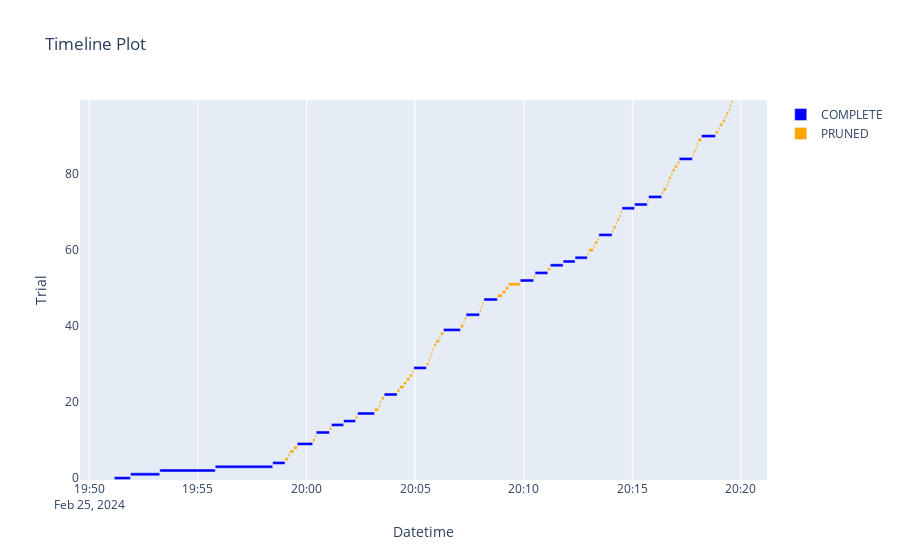

Notebook cell for this chart:
### Code cell
plot_timeline(study)

### Figure 1 — Plotly figure (JSON) as saved in the notebook; plotly's stock layout.template omitted (floating-point values rounded to 4 significant figures)
{"data": [{"base": ["2024-02-25T19:51:09.551680", "2024-02-25T19:51:53.924657", "2024-02-25T19:53:14.867541", "2024-02-25T19:55:48.218626", "2024-02-25T19:58:26.949506", "2024-02-25T19:59:34.741007", "2024-02-25T20:00:27.109884", "2024-02-25T20:01:09.172039", "2024-02-25T20:01:42.760046", "2024-02-25T20:02:21.233345", "2024-02-25T20:03:34.850471", "2024-02-25T20:04:56.580465", "2024-02-25T20:06:18.563039", "2024-02-25T20:07:20.980390", "2024-02-25T20:08:10.246039", "2024-02-25T20:09:50.444265", "2024-02-25T20:10:31.419239", "2024-02-25T20:11:13.570506", "2024-02-25T20:11:48.912141", "2024-02-25T20:12:21.930688", "2024-02-25T20:13:27.469149", "2024-02-25T20:14:31.600521", "2024-02-25T20:15:06.131249", "2024-02-25T20:15:44.999421", "2024-02-25T20:17:09.556668", "2024-02-25T20:18:11.040482"], "hovertemplate": "%{text}<extra>COMPLETE</extra>", "marker": {"color": "blue"}, "name": "COMPLETE", "orientation": "h", "text": ["{<br>  \"number\": 0,<br>  \"values\": [<br>    0.0745268976554694<br>  ],<br>  \"params\": {<br>    \"num_layers\": 1,<br>    \"hidden_size\": 92,<br>    \"dropout_rate\": 0.05801663533524276,<br>    \"optimizer\": \"RMSprop\",<br>    \"lr\": 0.0022304195118295544<br>  }<br>}", "{<br>  \"number\": 1,<br>  \"values\": [<br>    0.2965646622211691<br>  ],<br>  \"params\": {<br>    \"num_layers\": 3,<br>    \"hidden_size\": 46,<br>    \"dropout_rate\": 0.21404039084181753,<br>    \"optimizer\": \"SGD\",<br>    \"lr\": 0.00010237593144469875<br>  }<br>}", "{<br>  \"number\": 2,<br>  \"values\": [<br>    0.4032772426305503<br>  ],<br>  \"params\": {<br>    \"num_layers\": 3,<br>    \"hidden_size\": 99,<br>    \"dropout_rate\": 0.4904259339261965,<br>    \"optimizer\": \"SGD\",<br>    \"lr\": 5.703293945545027e-05<br>  }<br>}", "{<br>  \"number\": 3,<br>  \"values\": [<br>    0.0836666740221685<br>  ],<br>  \"params\": {<br>    \"num_layers\": 3,<br>    \"hidden_size\": 97,<br>    \"dropout_rate\": 0.26501859457624755,<br>    \"optimizer\": \"RMSprop\",<br>    \"lr\": 0.0016747572927914675<br>  }<br>}", "{<br>  \"number\": 4,<br>  \"values\": [<br>    0.06880286054138306<br>  ],<br>  \"params\": {<br>    \"num_layers\": 1,<br>    \"hidden_size\": 46,<br>    \"dropout_rate\": 0.40152903386346067,<br>    \"optimizer\": \"Adam\",<br>    \"lr\": 0.002512601971876159<br>  }<br>}", "{<br>  \"number\": 9,<br>  \"values\": [<br>    0.06789462219246084<br>  ],<br>  \"params\": {<br>    \"num_layers\": 1,<br>    \"hidden_size\": 69,<br>    \"dropout_rate\": 0.47486099740715404,<br>    \"optimizer\": \"Adam\",<br>    \"lr\": 0.0051787606123568026<br>  }<br>}", "{<br>  \"number\": 12,<br>  \"values\": [<br>    0.0695601605982896<br>  ],<br>  \"params\": {<br>    \"num_layers\": 1,<br>    \"hidden_size\": 53,<br>    \"dropout_rate\": 0.38923608664838677,<br>    \"optimizer\": \"Adam\",<br>    \"lr\": 0.0006113907001158532<br>  }<br>}", "{<br>  \"number\": 14,<br>  \"values\": [<br>    0.07304291239485924<br>  ],<br>  \"params\": {<br>    \"num_layers\": 1,<br>    \"hidden_size\": 64,<br>    \"dropout_rate\": 0.4289594351364694,<br>    \"optimizer\": \"Adam\",<br>    \"lr\": 0.004597352407209383<br>  }<br>}", "{<br>  \"number\": 15,<br>  \"values\": [<br>    0.07377471897973466<br>  ],<br>  \"params\": {<br>    \"num_layers\": 1,<br>    \"hidden_size\": 48,<br>    \"dropout_rate\": 0.32042462450578785,<br>    \"optimizer\": \"Adam\",<br>    \"lr\": 0.0620371943281068<br>  }<br>}", "{<br>  \"number\": 17,<br>  \"values\": [<br>    0.07270465016996591<br>  ],<br>  \"params\": {<br>    \"num_layers\": 1,<br>    \"hidden_size\": 82,<br>    \"dropout_rate\": 0.44241596390706717,<br>    \"optimizer\": \"Adam\",<br>    \"lr\": 0.004108325813700835<br>  }<br>}", "{<br>  \"number\": 22,<br>  \"values\": [<br>    0.06943030092897605<br>  ],<br>  \"params\": {<br>    \"num_layers\": 1,<br>    \"hidden_size\": 56,<br>    \"dropout_rate\": 0.35711195377265903,<br>    \"optimizer\": \"Adam\",<br>    \"lr\": 0.001164399883211464<br>  }<br>}", "{<br>  \"number\": 29,<br>  \"values\": [<br>    0.06933071259761789<br>  ],<br>  \"params\": {<br>    \"num_layers\": 1,<br>    \"hidden_size\": 43,<br>    \"dropout_rate\": 0.14664646400125153,<br>    \"optimizer\": \"RMSprop\",<br>    \"lr\": 0.003053434436217986<br>  }<br>}", "{<br>  \"number\": 39,<br>  \"values\": [<br>    0.07709621927562525<br>  ],<br>  \"params\": {<br>    \"num_layers\": 1,<br>    \"hidden_size\": 89,<br>    \"dropout_rate\": 0.47063562186754654,<br>    \"optimizer\": \"Adam\",<br>    \"lr\": 0.003450423232887364<br>  }<br>}", "{<br>  \"number\": 43,<br>  \"values\": [<br>    0.07101651608773267<br>  ],<br>  \"params\": {<br>    \"num_layers\": 1,<br>    \"hidden_size\": 59,<br>    \"dropout_rate\": 0.03909697587172005,<br>    \"optimizer\": \"Adam\",<br>    \"lr\": 0.016687275513676093<br>  }<br>}", "{<br>  \"number\": 47,<br>  \"values\": [<br>    0.07333770923649782<br>  ],<br>  \"params\": {<br>    \"num_layers\": 1,<br>    \"hidden_size\": 63,<br>    \"dropout_rate\": 0.22551702856677205,<br>    \"optimizer\": \"Adam\",<br>    \"lr\": 0.005840527182157403<br>  }<br>}", "{<br>  \"number\": 52,<br>  \"values\": [<br>    0.06918858127190679<br>  ],<br>  \"params\": {<br>    \"num_layers\": 1,<br>    \"hidden_size\": 53,<br>    \"dropout_rate\": 0.05001684084583166,<br>    \"optimizer\": \"Adam\",<br>    \"lr\": 0.037044405116270676<br>  }<br>}", "{<br>  \"number\": 54,<br>  \"values\": [<br>    0.06913537193454149<br>  ],<br>  \"params\": {<br>    \"num_layers\": 1,<br>    \"hidden_size\": 47,<br>    \"dropout_rate\": 0.011811299223759356,<br>    \"optimizer\": \"Adam\",<br>    \"lr\": 0.009501823859485645<br>  }<br>}", "{<br>  \"number\": 56,<br>  \"values\": [<br>    0.07297790297004769<br>  ],<br>  \"params\": {<br>    \"num_layers\": 1,<br>    \"hidden_size\": 45,<br>    \"dropout_rate\": 0.06028429654210471,<br>    \"optimizer\": \"Adam\",<br>    \"lr\": 0.03341231870616794<br>  }<br>}", "{<br>  \"number\": 57,<br>  \"values\": [<br>    0.07292747993913197<br>  ],<br>  \"params\": {<br>    \"num_layers\": 1,<br>    \"hidden_size\": 48,<br>    \"dropout_rate\": 0.0043862540933418195,<br>    \"optimizer\": \"Adam\",<br>    \"lr\": 0.0395657476741715<br>  }<br>}", "{<br>  \"number\": 58,<br>  \"values\": [<br>    0.06981068157239459<br>  ],<br>  \"params\": {<br>    \"num_layers\": 1,<br>    \"hidden_size\": 36,<br>    \"dropout_rate\": 0.07180951395248729,<br>    \"optimizer\": \"Adam\",<br>    \"lr\": 0.01350741216917698<br>  }<br>}", "{<br>  \"number\": 64,<br>  \"values\": [<br>    0.07164112989261186<br>  ],<br>  \"params\": {<br>    \"num_layers\": 1,<br>    \"hidden_size\": 62,<br>    \"dropout_rate\": 0.3339931569331371,<br>    \"optimizer\": \"Adam\",<br>    \"lr\": 0.0069158182488885485<br>  }<br>}", "{<br>  \"number\": 71,<br>  \"values\": [<br>    0.07214565465200204<br>  ],<br>  \"params\": {<br>    \"num_layers\": 1,<br>    \"hidden_size\": 37,<br>    \"dropout_rate\": 0.07462115283192515,<br>    \"optimizer\": \"Adam\",<br>    \"lr\": 0.013805199025611843<br>  }<br>}", "{<br>  \"number\": 72,<br>  \"values\": [<br>    0.0719977924888725<br>  ],<br>  \"params\": {<br>    \"num_layers\": 1,<br>    \"hidden_size\": 34,<br>    \"dropout_rate\": 0.025096651176784446,<br>    \"optimizer\": \"Adam\",<br>    \"lr\": 0.024460608230659448<br>  }<br>}", "{<br>  \"number\": 74,<br>  \"values\": [<br>    0.0694516605343341<br>  ],<br>  \"params\": {<br>    \"num_layers\": 1,<br>    \"hidden_size\": 38,<br>    \"dropout_rate\": 0.051811690836302056,<br>    \"optimizer\": \"Adam\",<br>    \"lr\": 0.008835229106955401<br>  }<br>}", "{<br>  \"number\": 84,<br>  \"values\": [<br>    0.07129232918678216<br>  ],<br>  \"params\": {<br>    \"num_layers\": 1,<br>    \"hidden_size\": 46,<br>    \"dropout_rate\": 0.14297340782754403,<br>    \"optimizer\": \"Adam\",<br>    \"lr\": 0.01660709300360375<br>  }<br>}", "{<br>  \"number\": 90,<br>  \"values\": [<br>    0.07307367434664086<br>  ],<br>  \"params\": {<br>    \"num_layers\": 1,<br>    \"hidden_size\": 51,<br>    \"dropout_rate\": 0.2554688029000675,<br>    \"optimizer\": \"Adam\",<br>    \"lr\": 0.03221011239544981<br>  }<br>}"], "textposition": "none", "type": "bar", "x": [44360.0, 80940.0, 153300.0, 158700.0, 34030.0, 42600.0, 36480.0, 33590.0, 32810.0, 46870.0, 35520.0, 34760.0, 46900.0, 37180.0, 36990.0, 37250.0, 35140.0, 35340.0, 33020.0, 33800.0, 36710.0, 34530.0, 35080.0, 36070.0, 36550.0, 38850.0], "y": [0, 1, 2, 3, 4, 9, 12, 14, 15, 17, 22, 29, 39, 43, 47, 52, 54, 56, 57, 58, 64, 71, 72, 74, 84, 90]}, {"base": ["2024-02-25T19:59:00.975877", "2024-02-25T19:59:09.490835", "2024-02-25T19:59:14.173988", "2024-02-25T19:59:24.971996", "2024-02-25T20:00:17.341986", "2024-02-25T20:00:23.755279", "2024-02-25T20:01:03.593473", "2024-02-25T20:02:15.567337", "2024-02-25T20:03:08.114816", "2024-02-25T20:03:19.292921", "2024-02-25T20:03:22.949065", "2024-02-25T20:03:27.269353", "2024-02-25T20:04:10.371815", "2024-02-25T20:04:17.485469", "2024-02-25T20:04:28.927846", "2024-02-25T20:04:36.407916", "2024-02-25T20:04:45.133945", "2024-02-25T20:04:52.773204", "2024-02-25T20:05:31.337710", "2024-02-25T20:05:37.756727", "2024-02-25T20:05:41.224250", "2024-02-25T20:05:44.920006", "2024-02-25T20:05:48.473575", "2024-02-25T20:05:52.172969", "2024-02-25T20:05:57.745390", "2024-02-25T20:06:07.096217", "2024-02-25T20:06:10.574186", "2024-02-25T20:07:05.468450", "2024-02-25T20:07:13.735558", "2024-02-25T20:07:17.293930", "2024-02-25T20:07:58.160523", "2024-02-25T20:08:02.600925", "2024-02-25T20:08:06.333346", "2024-02-25T20:08:47.232334", "2024-02-25T20:09:00.922404", "2024-02-25T20:09:10.429736", "2024-02-25T20:09:18.160763", "2024-02-25T20:10:27.692455", "2024-02-25T20:11:06.562533", "2024-02-25T20:12:55.727351", "2024-02-25T20:12:59.420034", "2024-02-25T20:13:12.686892", "2024-02-25T20:13:16.412096", "2024-02-25T20:13:23.995937", "2024-02-25T20:14:04.177608", "2024-02-25T20:14:07.852836", "2024-02-25T20:14:14.711102", "2024-02-25T20:14:18.018883", "2024-02-25T20:14:23.938192", "2024-02-25T20:14:27.902768", "2024-02-25T20:15:41.212210", "2024-02-25T20:16:21.074968", "2024-02-25T20:16:24.964934", "2024-02-25T20:16:33.797678", "2024-02-25T20:16:37.647246", "2024-02-25T20:16:41.067759", "2024-02-25T20:16:46.832837", "2024-02-25T20:16:50.532213", "2024-02-25T20:16:57.585043", "2024-02-25T20:17:04.912950", "2024-02-25T20:17:46.109195", "2024-02-25T20:17:49.755423", "2024-02-25T20:17:54.405603", "2024-02-25T20:17:58.008368", "2024-02-25T20:18:01.500574", "2024-02-25T20:18:49.893867", "2024-02-25T20:18:57.647259", "2024-02-25T20:19:01.505885", "2024-02-25T20:19:09.072318", "2024-02-25T20:19:16.296447", "2024-02-25T20:19:19.974690", "2024-02-25T20:19:25.753899", "2024-02-25T20:19:29.592329", "2024-02-25T20:19:33.232907"], "hovertemplate": "%{text}<extra>PRUNED</extra>", "marker": {"color": "orange"}, "name": "PRUNED", "orientation": "h", "text": ["{<br>  \"number\": 5,<br>  \"values\": [<br>    0.1205895981315348<br>  ],<br>  \"params\": {<br>    \"num_layers\": 2,<br>    \"hidden_size\": 75,<br>    \"dropout_rate\": 0.20843015002781862,<br>    \"optimizer\": \"Adam\",<br>    \"lr\": 9.951841612938059e-05<br>  }<br>}", "{<br>  \"number\": 6,<br>  \"values\": [<br>    0.20331468468659133<br>  ],<br>  \"params\": {<br>    \"num_layers\": 1,<br>    \"hidden_size\": 91,<br>    \"dropout_rate\": 0.023104357804254405,<br>    \"optimizer\": \"RMSprop\",<br>    \"lr\": 0.0121760321544639<br>  }<br>}", "{<br>  \"number\": 7,<br>  \"values\": [<br>    0.22112103311314157<br>  ],<br>  \"params\": {<br>    \"num_layers\": 3,<br>    \"hidden_size\": 72,<br>    \"dropout_rate\": 0.2357446951053737,<br>    \"optimizer\": \"SGD\",<br>    \"lr\": 0.019535029935951194<br>  }<br>}", "{<br>  \"number\": 8,<br>  \"values\": [<br>    0.24059053051708457<br>  ],<br>  \"params\": {<br>    \"num_layers\": 3,<br>    \"hidden_size\": 80,<br>    \"dropout_rate\": 0.014162573852448956,<br>    \"optimizer\": \"RMSprop\",<br>    \"lr\": 0.009476771695677611<br>  }<br>}", "{<br>  \"number\": 10,<br>  \"values\": [<br>    0.13743929688544926<br>  ],<br>  \"params\": {<br>    \"num_layers\": 2,<br>    \"hidden_size\": 58,<br>    \"dropout_rate\": 0.37528672122889895,<br>    \"optimizer\": \"Adam\",<br>    \"lr\": 0.06716650627772239<br>  }<br>}", "{<br>  \"number\": 11,<br>  \"values\": [<br>    0.10983636640507448<br>  ],<br>  \"params\": {<br>    \"num_layers\": 1,<br>    \"hidden_size\": 31,<br>    \"dropout_rate\": 0.49748010487081545,<br>    \"optimizer\": \"Adam\",<br>    \"lr\": 0.0005906705783341918<br>  }<br>}", "{<br>  \"number\": 13,<br>  \"values\": [<br>    0.4256040029879283<br>  ],<br>  \"params\": {<br>    \"num_layers\": 2,<br>    \"hidden_size\": 39,<br>    \"dropout_rate\": 0.39401565724137644,<br>    \"optimizer\": \"Adam\",<br>    \"lr\": 1.0201621768981478e-05<br>  }<br>}", "{<br>  \"number\": 16,<br>  \"values\": [<br>    0.09812189552656272<br>  ],<br>  \"params\": {<br>    \"num_layers\": 2,<br>    \"hidden_size\": 64,<br>    \"dropout_rate\": 0.130426449341713,<br>    \"optimizer\": \"Adam\",<br>    \"lr\": 0.0003433047156302894<br>  }<br>}", "{<br>  \"number\": 18,<br>  \"values\": [<br>    0.10224793321222914<br>  ],<br>  \"params\": {<br>    \"num_layers\": 2,<br>    \"hidden_size\": 36,<br>    \"dropout_rate\": 0.30465536886657535,<br>    \"optimizer\": \"Adam\",<br>    \"lr\": 0.02740564060965135<br>  }<br>}", "{<br>  \"number\": 19,<br>  \"values\": [<br>    0.25246346672017606<br>  ],<br>  \"params\": {<br>    \"num_layers\": 1,<br>    \"hidden_size\": 56,<br>    \"dropout_rate\": 0.33215123545289243,<br>    \"optimizer\": \"SGD\",<br>    \"lr\": 0.004879056611742724<br>  }<br>}", "{<br>  \"number\": 20,<br>  \"values\": [<br>    0.11287171879078567<br>  ],<br>  \"params\": {<br>    \"num_layers\": 1,<br>    \"hidden_size\": 69,<br>    \"dropout_rate\": 0.44919522765993913,<br>    \"optimizer\": \"Adam\",<br>    \"lr\": 0.00022569826864137077<br>  }<br>}", "{<br>  \"number\": 21,<br>  \"values\": [<br>    0.09720545691803967<br>  ],<br>  \"params\": {<br>    \"num_layers\": 1,<br>    \"hidden_size\": 49,<br>    \"dropout_rate\": 0.39559298922401637,<br>    \"optimizer\": \"Adam\",<br>    \"lr\": 0.0009901196129537936<br>  }<br>}", "{<br>  \"number\": 23,<br>  \"values\": [<br>    0.08475304544547217<br>  ],<br>  \"params\": {<br>    \"num_layers\": 1,<br>    \"hidden_size\": 60,<br>    \"dropout_rate\": 0.3525218378713778,<br>    \"optimizer\": \"Adam\",<br>    \"lr\": 0.0019127294547765467<br>  }<br>}", "{<br>  \"number\": 24,<br>  \"values\": [<br>    0.10113948308295104<br>  ],<br>  \"params\": {<br>    \"num_layers\": 2,<br>    \"hidden_size\": 42,<br>    \"dropout_rate\": 0.460441781835986,<br>    \"optimizer\": \"Adam\",<br>    \"lr\": 0.007520285743308485<br>  }<br>}", "{<br>  \"number\": 25,<br>  \"values\": [<br>    0.08495596313333334<br>  ],<br>  \"params\": {<br>    \"num_layers\": 1,<br>    \"hidden_size\": 54,<br>    \"dropout_rate\": 0.29829611438621245,<br>    \"optimizer\": \"Adam\",<br>    \"lr\": 0.002490686191302447<br>  }<br>}", "{<br>  \"number\": 26,<br>  \"values\": [<br>    0.08758294033689046<br>  ],<br>  \"params\": {<br>    \"num_layers\": 1,<br>    \"hidden_size\": 67,<br>    \"dropout_rate\": 0.42550841646496845,<br>    \"optimizer\": \"Adam\",<br>    \"lr\": 0.0010958007742907542<br>  }<br>}", "{<br>  \"number\": 27,<br>  \"values\": [<br>    0.09940261593685254<br>  ],<br>  \"params\": {<br>    \"num_layers\": 2,<br>    \"hidden_size\": 78,<br>    \"dropout_rate\": 0.35948359348342446,<br>    \"optimizer\": \"Adam\",<br>    \"lr\": 0.02900873654957227<br>  }<br>}", "{<br>  \"number\": 28,<br>  \"values\": [<br>    0.36990229676672<br>  ],<br>  \"params\": {<br>    \"num_layers\": 1,<br>    \"hidden_size\": 61,<br>    \"dropout_rate\": 0.26945845878174923,<br>    \"optimizer\": \"SGD\",<br>    \"lr\": 0.00031119404156647367<br>  }<br>}", "{<br>  \"number\": 30,<br>  \"values\": [<br>    0.08977357171203379<br>  ],<br>  \"params\": {<br>    \"num_layers\": 1,<br>    \"hidden_size\": 32,<br>    \"dropout_rate\": 0.1262807098792396,<br>    \"optimizer\": \"RMSprop\",<br>    \"lr\": 0.003529955020368105<br>  }<br>}", "{<br>  \"number\": 31,<br>  \"values\": [<br>    0.09419601390731<br>  ],<br>  \"params\": {<br>    \"num_layers\": 1,<br>    \"hidden_size\": 43,<br>    \"dropout_rate\": 0.1471882906554573,<br>    \"optimizer\": \"RMSprop\",<br>    \"lr\": 0.0012561480274075013<br>  }<br>}", "{<br>  \"number\": 32,<br>  \"values\": [<br>    0.0985804231272009<br>  ],<br>  \"params\": {<br>    \"num_layers\": 1,<br>    \"hidden_size\": 52,<br>    \"dropout_rate\": 0.0767653648556564,<br>    \"optimizer\": \"RMSprop\",<br>    \"lr\": 0.002389324878700077<br>  }<br>}", "{<br>  \"number\": 33,<br>  \"values\": [<br>    0.09169208612231183<br>  ],<br>  \"params\": {<br>    \"num_layers\": 1,<br>    \"hidden_size\": 44,<br>    \"dropout_rate\": 0.4750490838089555,<br>    \"optimizer\": \"RMSprop\",<br>    \"lr\": 0.0006427503366419584<br>  }<br>}", "{<br>  \"number\": 34,<br>  \"values\": [<br>    0.14809534880248337<br>  ],<br>  \"params\": {<br>    \"num_layers\": 1,<br>    \"hidden_size\": 50,<br>    \"dropout_rate\": 0.185491492668056,<br>    \"optimizer\": \"RMSprop\",<br>    \"lr\": 0.006817591836886418<br>  }<br>}", "{<br>  \"number\": 35,<br>  \"values\": [<br>    0.247217175217636<br>  ],<br>  \"params\": {<br>    \"num_layers\": 2,<br>    \"hidden_size\": 39,<br>    \"dropout_rate\": 0.41414247840454477,<br>    \"optimizer\": \"SGD\",<br>    \"lr\": 0.01168278815417114<br>  }<br>}", "{<br>  \"number\": 36,<br>  \"values\": [<br>    0.09278300888479635<br>  ],<br>  \"params\": {<br>    \"num_layers\": 1,<br>    \"hidden_size\": 84,<br>    \"dropout_rate\": 0.09889846072291508,<br>    \"optimizer\": \"RMSprop\",<br>    \"lr\": 0.0022564647290739064<br>  }<br>}", "{<br>  \"number\": 37,<br>  \"values\": [<br>    0.16477385361807986<br>  ],<br>  \"params\": {<br>    \"num_layers\": 1,<br>    \"hidden_size\": 46,<br>    \"dropout_rate\": 0.1954613496469989,<br>    \"optimizer\": \"RMSprop\",<br>    \"lr\": 0.0001584348320381403<br>  }<br>}", "{<br>  \"number\": 38,<br>  \"values\": [<br>    0.3490694445920851<br>  ],<br>  \"params\": {<br>    \"num_layers\": 2,<br>    \"hidden_size\": 71,<br>    \"dropout_rate\": 0.24925408407363853,<br>    \"optimizer\": \"SGD\",<br>    \"lr\": 0.0012246882627780194<br>  }<br>}", "{<br>  \"number\": 40,<br>  \"values\": [<br>    0.1607752660013268<br>  ],<br>  \"params\": {<br>    \"num_layers\": 3,<br>    \"hidden_size\": 35,<br>    \"dropout_rate\": 0.34470776935754494,<br>    \"optimizer\": \"RMSprop\",<br>    \"lr\": 7.18512283644341e-05<br>  }<br>}", "{<br>  \"number\": 41,<br>  \"values\": [<br>    0.09034318399083273<br>  ],<br>  \"params\": {<br>    \"num_layers\": 1,<br>    \"hidden_size\": 56,<br>    \"dropout_rate\": 0.3925294213858036,<br>    \"optimizer\": \"Adam\",<br>    \"lr\": 0.0005930932982605309<br>  }<br>}", "{<br>  \"number\": 42,<br>  \"values\": [<br>    0.0915058710516633<br>  ],<br>  \"params\": {<br>    \"num_layers\": 1,<br>    \"hidden_size\": 54,<br>    \"dropout_rate\": 0.38113682193321946,<br>    \"optimizer\": \"Adam\",<br>    \"lr\": 0.0008006934562984424<br>  }<br>}", "{<br>  \"number\": 44,<br>  \"values\": [<br>    0.10057184996394317<br>  ],<br>  \"params\": {<br>    \"num_layers\": 1,<br>    \"hidden_size\": 74,<br>    \"dropout_rate\": 0.2837135465313677,<br>    \"optimizer\": \"Adam\",<br>    \"lr\": 0.00036010404539019196<br>  }<br>}", "{<br>  \"number\": 45,<br>  \"values\": [<br>    0.3706475668224917<br>  ],<br>  \"params\": {<br>    \"num_layers\": 1,<br>    \"hidden_size\": 47,<br>    \"dropout_rate\": 0.4165208498176382,<br>    \"optimizer\": \"Adam\",<br>    \"lr\": 2.532780951258652e-05<br>  }<br>}", "{<br>  \"number\": 46,<br>  \"values\": [<br>    0.08987927840723027<br>  ],<br>  \"params\": {<br>    \"num_layers\": 1,<br>    \"hidden_size\": 51,<br>    \"dropout_rate\": 0.48887716135189435,<br>    \"optimizer\": \"Adam\",<br>    \"lr\": 0.0016374300168588646<br>  }<br>}", "{<br>  \"number\": 48,<br>  \"values\": [<br>    0.08666038502042822<br>  ],<br>  \"params\": {<br>    \"num_layers\": 1,<br>    \"hidden_size\": 39,<br>    \"dropout_rate\": 0.37004863790376663,<br>    \"optimizer\": \"Adam\",<br>    \"lr\": 0.0030822288916043626<br>  }<br>}", "{<br>  \"number\": 49,<br>  \"values\": [<br>    0.36476902638723674<br>  ],<br>  \"params\": {<br>    \"num_layers\": 3,<br>    \"hidden_size\": 57,<br>    \"dropout_rate\": 0.17041769094535203,<br>    \"optimizer\": \"SGD\",<br>    \"lr\": 0.0015406851610011883<br>  }<br>}", "{<br>  \"number\": 50,<br>  \"values\": [<br>    0.09710275924807606<br>  ],<br>  \"params\": {<br>    \"num_layers\": 2,<br>    \"hidden_size\": 68,<br>    \"dropout_rate\": 0.43616906275924366,<br>    \"optimizer\": \"Adam\",<br>    \"lr\": 0.00042349606693655817<br>  }<br>}", "{<br>  \"number\": 51,<br>  \"values\": [<br>    0.08140491614255013<br>  ],<br>  \"params\": {<br>    \"num_layers\": 1,<br>    \"hidden_size\": 60,<br>    \"dropout_rate\": 0.036578825904057144,<br>    \"optimizer\": \"Adam\",<br>    \"lr\": 0.017226408192440906<br>  }<br>}", "{<br>  \"number\": 53,<br>  \"values\": [<br>    0.10093841196710211<br>  ],<br>  \"params\": {<br>    \"num_layers\": 1,<br>    \"hidden_size\": 53,<br>    \"dropout_rate\": 0.10144530033494446,<br>    \"optimizer\": \"Adam\",<br>    \"lr\": 0.0963109869912962<br>  }<br>}", "{<br>  \"number\": 55,<br>  \"values\": [<br>    0.1035483294613264<br>  ],<br>  \"params\": {<br>    \"num_layers\": 1,<br>    \"hidden_size\": 40,<br>    \"dropout_rate\": 0.014309647513887455,<br>    \"optimizer\": \"Adam\",<br>    \"lr\": 0.008801161815311759<br>  }<br>}", "{<br>  \"number\": 59,<br>  \"values\": [<br>    0.14248960855556866<br>  ],<br>  \"params\": {<br>    \"num_layers\": 1,<br>    \"hidden_size\": 41,<br>    \"dropout_rate\": 0.09907944078378644,<br>    \"optimizer\": \"RMSprop\",<br>    \"lr\": 0.04526220337854756<br>  }<br>}", "{<br>  \"number\": 60,<br>  \"values\": [<br>    0.07814847480006526<br>  ],<br>  \"params\": {<br>    \"num_layers\": 1,<br>    \"hidden_size\": 65,<br>    \"dropout_rate\": 0.035880211106734054,<br>    \"optimizer\": \"Adam\",<br>    \"lr\": 0.021640154689654204<br>  }<br>}", "{<br>  \"number\": 61,<br>  \"values\": [<br>    0.10816848779026202<br>  ],<br>  \"params\": {<br>    \"num_layers\": 1,<br>    \"hidden_size\": 50,<br>    \"dropout_rate\": 0.40555938911384143,<br>    \"optimizer\": \"Adam\",<br>    \"lr\": 0.004554348818169676<br>  }<br>}", "{<br>  \"number\": 62,<br>  \"values\": [<br>    0.08637902970440209<br>  ],<br>  \"params\": {<br>    \"num_layers\": 1,<br>    \"hidden_size\": 55,<br>    \"dropout_rate\": 0.30688667417562154,<br>    \"optimizer\": \"Adam\",<br>    \"lr\": 0.01072070266027976<br>  }<br>}", "{<br>  \"number\": 63,<br>  \"values\": [<br>    0.09167960262901036<br>  ],<br>  \"params\": {<br>    \"num_layers\": 1,<br>    \"hidden_size\": 46,<br>    \"dropout_rate\": 0.1513529427079214,<br>    \"optimizer\": \"Adam\",<br>    \"lr\": 0.0008322938861793023<br>  }<br>}", "{<br>  \"number\": 65,<br>  \"values\": [<br>    0.08719041363127968<br>  ],<br>  \"params\": {<br>    \"num_layers\": 1,<br>    \"hidden_size\": 52,<br>    \"dropout_rate\": 0.4529557782363817,<br>    \"optimizer\": \"Adam\",<br>    \"lr\": 0.00271428809631139<br>  }<br>}", "{<br>  \"number\": 66,<br>  \"values\": [<br>    0.09403182873767944<br>  ],<br>  \"params\": {<br>    \"num_layers\": 1,<br>    \"hidden_size\": 44,<br>    \"dropout_rate\": 0.002040248416979251,<br>    \"optimizer\": \"RMSprop\",<br>    \"lr\": 0.001957935776465721<br>  }<br>}", "{<br>  \"number\": 67,<br>  \"values\": [<br>    0.23564701182990822<br>  ],<br>  \"params\": {<br>    \"num_layers\": 1,<br>    \"hidden_size\": 48,<br>    \"dropout_rate\": 0.4991265068615337,<br>    \"optimizer\": \"SGD\",<br>    \"lr\": 0.004590538395878641<br>  }<br>}", "{<br>  \"number\": 68,<br>  \"values\": [<br>    0.2177197389167969<br>  ],<br>  \"params\": {<br>    \"num_layers\": 2,<br>    \"hidden_size\": 42,<br>    \"dropout_rate\": 0.36679004635326046,<br>    \"optimizer\": \"Adam\",<br>    \"lr\": 0.05828874495457982<br>  }<br>}", "{<br>  \"number\": 69,<br>  \"values\": [<br>    0.09277569926358177<br>  ],<br>  \"params\": {<br>    \"num_layers\": 1,<br>    \"hidden_size\": 57,<br>    \"dropout_rate\": 0.06101017602283325,<br>    \"optimizer\": \"Adam\",<br>    \"lr\": 0.000493855431751523<br>  }<br>}", "{<br>  \"number\": 70,<br>  \"values\": [<br>    0.09066304982294644<br>  ],<br>  \"params\": {<br>    \"num_layers\": 1,<br>    \"hidden_size\": 33,<br>    \"dropout_rate\": 0.11928316176853114,<br>    \"optimizer\": \"RMSprop\",<br>    \"lr\": 0.0015011012421096421<br>  }<br>}", "{<br>  \"number\": 73,<br>  \"values\": [<br>    0.09562032649626753<br>  ],<br>  \"params\": {<br>    \"num_layers\": 1,<br>    \"hidden_size\": 36,<br>    \"dropout_rate\": 0.08623687141888582,<br>    \"optimizer\": \"Adam\",<br>    \"lr\": 0.005388645253381287<br>  }<br>}", "{<br>  \"number\": 75,<br>  \"values\": [<br>    0.08754936196659802<br>  ],<br>  \"params\": {<br>    \"num_layers\": 1,<br>    \"hidden_size\": 50,<br>    \"dropout_rate\": 0.04684147488036308,<br>    \"optimizer\": \"Adam\",<br>    \"lr\": 0.0037635341179733215<br>  }<br>}", "{<br>  \"number\": 76,<br>  \"values\": [<br>    0.08273887154503523<br>  ],<br>  \"params\": {<br>    \"num_layers\": 1,<br>    \"hidden_size\": 71,<br>    \"dropout_rate\": 0.385102336575756,<br>    \"optimizer\": \"Adam\",<br>    \"lr\": 0.007650681980428845<br>  }<br>}", "{<br>  \"number\": 77,<br>  \"values\": [<br>    0.09105760731909583<br>  ],<br>  \"params\": {<br>    \"num_layers\": 1,<br>    \"hidden_size\": 53,<br>    \"dropout_rate\": 0.050862296460221064,<br>    \"optimizer\": \"Adam\",<br>    \"lr\": 0.0007496700345565408<br>  }<br>}", "{<br>  \"number\": 78,<br>  \"values\": [<br>    0.09116907230684278<br>  ],<br>  \"params\": {<br>    \"num_layers\": 1,<br>    \"hidden_size\": 31,<br>    \"dropout_rate\": 0.0258307830282053,<br>    \"optimizer\": \"RMSprop\",<br>    \"lr\": 0.0009851126127525304<br>  }<br>}", "{<br>  \"number\": 79,<br>  \"values\": [<br>    0.09096561956256102<br>  ],<br>  \"params\": {<br>    \"num_layers\": 2,<br>    \"hidden_size\": 38,<br>    \"dropout_rate\": 0.4285143160391769,<br>    \"optimizer\": \"Adam\",<br>    \"lr\": 0.0024664227494740278<br>  }<br>}", "{<br>  \"number\": 80,<br>  \"values\": [<br>    0.3598314824063486<br>  ],<br>  \"params\": {<br>    \"num_layers\": 1,<br>    \"hidden_size\": 43,<br>    \"dropout_rate\": 0.35023208968935654,<br>    \"optimizer\": \"SGD\",<br>    \"lr\": 0.0002444574310690342<br>  }<br>}", "{<br>  \"number\": 81,<br>  \"values\": [<br>    0.08936536342504783<br>  ],<br>  \"params\": {<br>    \"num_layers\": 1,<br>    \"hidden_size\": 30,<br>    \"dropout_rate\": 0.0774918965434141,<br>    \"optimizer\": \"Adam\",<br>    \"lr\": 0.013082306332585036<br>  }<br>}", "{<br>  \"number\": 82,<br>  \"values\": [<br>    0.07950527555297908<br>  ],<br>  \"params\": {<br>    \"num_layers\": 1,<br>    \"hidden_size\": 41,<br>    \"dropout_rate\": 0.06534915614007253,<br>    \"optimizer\": \"Adam\",<br>    \"lr\": 0.005891924091741119<br>  }<br>}", "{<br>  \"number\": 83,<br>  \"values\": [<br>    0.08941390027987406<br>  ],<br>  \"params\": {<br>    \"num_layers\": 1,<br>    \"hidden_size\": 66,<br>    \"dropout_rate\": 0.4066374943865354,<br>    \"optimizer\": \"Adam\",<br>    \"lr\": 0.00899735628111061<br>  }<br>}", "{<br>  \"number\": 85,<br>  \"values\": [<br>    0.08925446860976863<br>  ],<br>  \"params\": {<br>    \"num_layers\": 1,<br>    \"hidden_size\": 44,<br>    \"dropout_rate\": 0.015340971177613266,<br>    \"optimizer\": \"Adam\",<br>    \"lr\": 0.010417135585194928<br>  }<br>}", "{<br>  \"number\": 86,<br>  \"values\": [<br>    0.08934958997022853<br>  ],<br>  \"params\": {<br>    \"num_layers\": 1,<br>    \"hidden_size\": 76,<br>    \"dropout_rate\": 0.11795576171112293,<br>    \"optimizer\": \"Adam\",<br>    \"lr\": 0.003527647565852118<br>  }<br>}", "{<br>  \"number\": 87,<br>  \"values\": [<br>    0.08599319051953808<br>  ],<br>  \"params\": {<br>    \"num_layers\": 1,<br>    \"hidden_size\": 38,<br>    \"dropout_rate\": 0.08594395624130344,<br>    \"optimizer\": \"Adam\",<br>    \"lr\": 0.0029617538474229644<br>  }<br>}", "{<br>  \"number\": 88,<br>  \"values\": [<br>    0.11360775741707614<br>  ],<br>  \"params\": {<br>    \"num_layers\": 1,<br>    \"hidden_size\": 48,<br>    \"dropout_rate\": 0.4780192797163268,<br>    \"optimizer\": \"RMSprop\",<br>    \"lr\": 0.0013801530913491722<br>  }<br>}", "{<br>  \"number\": 89,<br>  \"values\": [<br>    0.10180479105001304<br>  ],<br>  \"params\": {<br>    \"num_layers\": 3,<br>    \"hidden_size\": 59,<br>    \"dropout_rate\": 0.274960999792342,<br>    \"optimizer\": \"Adam\",<br>    \"lr\": 0.001813953542276045<br>  }<br>}", "{<br>  \"number\": 91,<br>  \"values\": [<br>    0.09768078491226638<br>  ],<br>  \"params\": {<br>    \"num_layers\": 1,<br>    \"hidden_size\": 58,<br>    \"dropout_rate\": 0.039762738960325505,<br>    \"optimizer\": \"Adam\",<br>    \"lr\": 0.01553151599604045<br>  }<br>}", "{<br>  \"number\": 92,<br>  \"values\": [<br>    0.08813332362024599<br>  ],<br>  \"params\": {<br>    \"num_layers\": 1,<br>    \"hidden_size\": 54,<br>    \"dropout_rate\": 0.026616991596060957,<br>    \"optimizer\": \"Adam\",<br>    \"lr\": 0.025619962292792987<br>  }<br>}", "{<br>  \"number\": 93,<br>  \"values\": [<br>    0.09462319693225059<br>  ],<br>  \"params\": {<br>    \"num_layers\": 1,<br>    \"hidden_size\": 56,<br>    \"dropout_rate\": 0.052855543049183544,<br>    \"optimizer\": \"Adam\",<br>    \"lr\": 0.020470281426209724<br>  }<br>}", "{<br>  \"number\": 94,<br>  \"values\": [<br>    0.08140737039319752<br>  ],<br>  \"params\": {<br>    \"num_layers\": 1,<br>    \"hidden_size\": 64,<br>    \"dropout_rate\": 0.03957713537356332,<br>    \"optimizer\": \"Adam\",<br>    \"lr\": 0.007931648274073862<br>  }<br>}", "{<br>  \"number\": 95,<br>  \"values\": [<br>    0.09043195436130007<br>  ],<br>  \"params\": {<br>    \"num_layers\": 1,<br>    \"hidden_size\": 41,<br>    \"dropout_rate\": 0.31703045806004726,<br>    \"optimizer\": \"Adam\",<br>    \"lr\": 0.012147388772539413<br>  }<br>}", "{<br>  \"number\": 96,<br>  \"values\": [<br>    0.08920261542937484<br>  ],<br>  \"params\": {<br>    \"num_layers\": 1,<br>    \"hidden_size\": 100,<br>    \"dropout_rate\": 0.4413367397359227,<br>    \"optimizer\": \"Adam\",<br>    \"lr\": 0.04743260882479556<br>  }<br>}", "{<br>  \"number\": 97,<br>  \"values\": [<br>    0.2779680889493483<br>  ],<br>  \"params\": {<br>    \"num_layers\": 1,<br>    \"hidden_size\": 60,<br>    \"dropout_rate\": 0.07303408278439108,<br>    \"optimizer\": \"SGD\",<br>    \"lr\": 0.005743563623411547<br>  }<br>}", "{<br>  \"number\": 98,<br>  \"values\": [<br>    0.08575603829183485<br>  ],<br>  \"params\": {<br>    \"num_layers\": 1,<br>    \"hidden_size\": 35,<br>    \"dropout_rate\": 0.22160418545289012,<br>    \"optimizer\": \"RMSprop\",<br>    \"lr\": 0.01900685223763231<br>  }<br>}", "{<br>  \"number\": 99,<br>  \"values\": [<br>    0.08648392240850067<br>  ],<br>  \"params\": {<br>    \"num_layers\": 1,<br>    \"hidden_size\": 49,<br>    \"dropout_rate\": 0.46156236332727485,<br>    \"optimizer\": \"Adam\",<br>    \"lr\": 0.0041966492748157225<br>  }<br>}"], "textposition": "none", "type": "bar", "x": [8514.0, 4683.0, 10800.0, 9769.0, 6413.0, 3354.0, 5578.0, 5663.0, 11180.0, 3655.0, 4320.0, 7581.0, 7113.0, 11440.0, 7479.0, 8725.0, 7639.0, 3807.0, 6418.0, 3467.0, 3695.0, 3553.0, 3699.0, 5572.0, 9350.0, 3477.0, 7988.0, 8267.0, 3558.0, 3686.0, 4439.0, 3732.0, 3912.0, 13690.0, 9507.0, 7731.0, 32280.0, 3726.0, 7007.0, 3692.0, 13270.0, 3725.0, 7583.0, 3473.0, 3674.0, 6858.0, 3307.0, 5919.0, 3964.0, 3697.0, 3785.0, 3889.0, 8832.0, 3849.0, 3420.0, 5765.0, 3699.0, 7052.0, 7327.0, 4643.0, 3646.0, 4649.0, 3602.0, 3492.0, 9538.0, 7753.0, 3858.0, 7566.0, 7224.0, 3676.0, 5777.0, 3838.0, 3640.0, 3927.0], "y": [5, 6, 7, 8, 10, 11, 13, 16, 18, 19, 20, 21, 23, 24, 25, 26, 27, 28, 30, 31, 32, 33, 34, 35, 36, 37, 38, 40, 41, 42, 44, 45, 46, 48, 49, 50, 51, 53, 55, 59, 60, 61, 62, 63, 65, 66, 67, 68, 69, 70, 73, 75, 76, 77, 78, 79, 80, 81, 82, 83, 85, 86, 87, 88, 89, 91, 92, 93, 94, 95, 96, 97, 98, 99]}], "layout": {"showlegend": true, "title": {"text": "Timeline Plot"}, "xaxis": {"title": {"text": "Datetime"}, "type": "date"}, "yaxis": {"title": {"text": "Trial"}}}}
